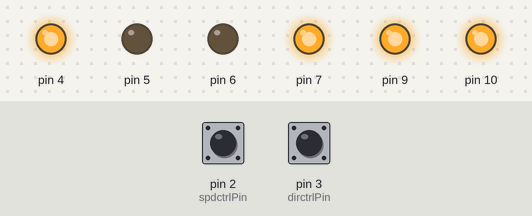
A sketch run on a simulated Arduino Uno, built with avr-gcc and run on an emulated ATmega328P. On the bench: output pins drawn as LEDs (lit = HIGH). The test bench sets the inputs (shaded band); at power-on: pin 2 (spdctrlPin) HIGH, pin 3 (dirctrlPin) HIGH.

Above: at 1.2 s.
1.3 s: pin 2 (spdctrlPin) pulled LOW for 0.15 s
At 2.5 s:
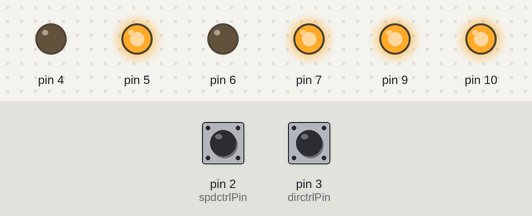
2.9 s: pin 3 (dirctrlPin) pulled LOW for 0.15 s
At 3.9 s:
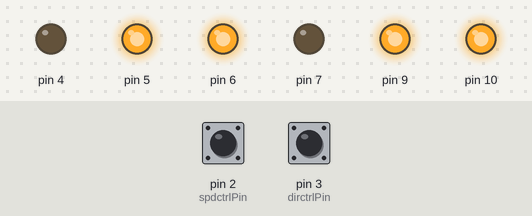
4.5 s: pin 3 (dirctrlPin) pulled LOW for 1 s
At 5.1 s:
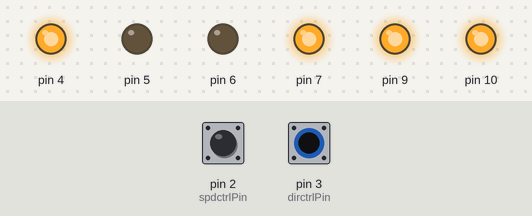
7.0 s: pin 3 (dirctrlPin) pulled LOW for 3.2 s
At 8.2 s:
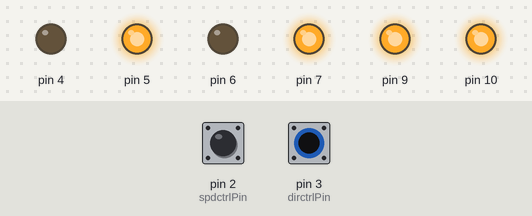
11.7 s: pin 2 (spdctrlPin) pulled LOW for 1 s
At 13.0 s:
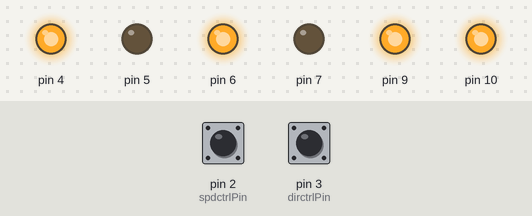
Timing chart, 0 to 14.7 s (numbered marks = the images above; inputs shaded):
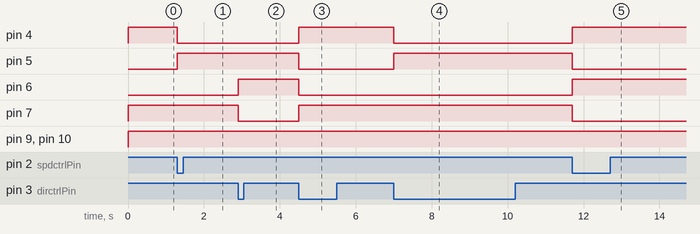

The sketch:

car1.0.ino
```cpp
#define PWML 9
#define PWMR 10
#define IN1L 4
#define IN2L 5
#define IN1R 6
#define IN2R 7

const byte spdctrlPin = 2;
const byte dirctrlPin = 3;
volatile int spd_val;
volatile int dir_val;

typedef struct motor {
  uint8_t in1;
  uint8_t in2;
  uint8_t pwm;
}motor_t;

void motor_init(motor_t *motor,uint8_t in1,uint8_t in2,uint8_t pwm)
{
  motor->in1=in1;
  motor->in2=in2;
  motor->pwm=pwm;
  pinMode(motor->in1,OUTPUT);
  pinMode(motor->in2,OUTPUT);
  pinMode(motor->pwm,OUTPUT);
  digitalWrite(motor->in1,LOW);
  digitalWrite(motor->in2,LOW);
  digitalWrite(motor->pwm,LOW);
}

void motor_dir(motor_t * motor,uint8_t rot_dir)
{
  digitalWrite(motor->in1,rot_dir);
  digitalWrite(motor->in2,!rot_dir);
}
void motor_stop(motor_t *motor)
{
    digitalWrite(motor->in1,0);
    digitalWrite(motor->in2,0);
}
void motor_speed(motor_t * motor,int pwm)
{
    analogWrite(motor->pwm,pwm);
}


motor_t motor_l,motor_r;


void motor_run(int spd,int dir)
{
  int pwml,pwmr;
  uint8_t dirl=LOW,dirr=LOW;
  spd=map(spd,1100,1900,-255,255);
  //x^2函数曲线控制方向（0-1）
  int delta = dir-1500;
  dir = (double)delta*abs(delta)/(400.0)+1500;   //二次函数
  //dir = (double)delta*delta*delta/(400.0*400.0)+1500;   //三次函数
//  Serial.println("修正后 的输出值");
//  Serial.println(dir);
  dir=map(dir,1100,1900,255,-255);

  pwml=constrain(spd+dir,-255,255);
  pwmr=constrain(spd-dir,-255,255);
//
//  Serial.print("pwml:");
//  Serial.println(spd);
//  Serial.print("pwmr:");
//  Serial.println(dir);

  if(pwml>0)
  {
    dirl=HIGH;
  }
  if(pwmr>0)
  {
    dirr=HIGH;
  }
  motor_speed(&motor_l,abs(pwml));
  motor_dir(&motor_l,dirl);

  motor_speed(&motor_r,abs(pwmr));
  motor_dir(&motor_r,dirr);
  }
void setup() {
  // put your setup code here, to run once:

  motor_init(&motor_l,IN1L,IN2L,PWML);         //init dir pin and speed pin
  motor_init(&motor_r,IN1R,IN2R,PWMR);

  motor_dir(&motor_l,0);                   //init dir
  motor_dir(&motor_r,0);

  motor_speed(&motor_l,0);
  motor_speed(&motor_r,0);
   //接收速度与方向信号
  pinMode(spdctrlPin, INPUT_PULLUP);
  pinMode(dirctrlPin, INPUT_PULLUP);
  attachInterrupt(digitalPinToInterrupt(spdctrlPin), rc1, CHANGE);
  attachInterrupt(digitalPinToInterrupt(dirctrlPin), rc2, CHANGE);

  Serial.begin(115200);
}

void loop() {

  // put your main code here, to run repeatedly:
  //Serial.flush();

//  Serial.print("speed:");
//  Serial.println(spd_val);
//  Serial.print("direction:");
//  Serial.println(dir_val);
//  delay(100);

  motor_run(spd_val,dir_val);

}

unsigned long rc1_PulseStartTicks;
void rc1()
{
        // did the pin change to high or low?
        if (digitalRead( spdctrlPin ) == HIGH)
                rc1_PulseStartTicks = micros();    // store the current micros() value
        else
                spd_val = micros() - rc1_PulseStartTicks;
}
unsigned long rc2_PulseStartTicks;
void rc2()
{
        // did the pin change to high or low?
        if (digitalRead( dirctrlPin ) == HIGH)
                rc2_PulseStartTicks = micros();
        else
                dir_val = micros() - rc2_PulseStartTicks;
}
```

Measured:
- after the input at 1.3 s, pin 4: HIGH → LOW at once; pin 5: LOW → HIGH at once
- after the input at 2.9 s, pin 6: LOW → HIGH at once; pin 7: HIGH → LOW at once
- after the input at 4.5 s, pin 4, pin 7: LOW → HIGH at once; pin 5, pin 6: HIGH → LOW at once
- after the input at 7.0 s, pin 4: HIGH → LOW at once; pin 5: LOW → HIGH at once
- after the input at 11.7 s, pin 4, pin 6: LOW → HIGH at once; pin 5, pin 7: HIGH → LOW at once
